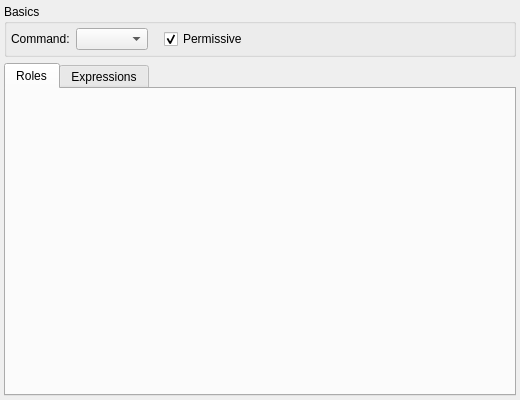
<?xml version="1.0" encoding="UTF-8"?>
<ui version="4.0">
 <class>PolicyWidget</class>
 <widget class="QWidget" name="PolicyWidget">
  <property name="geometry">
   <rect>
    <x>0</x>
    <y>0</y>
    <width>520</width>
    <height>400</height>
   </rect>
  </property>
  <property name="minimumSize">
   <size>
    <width>520</width>
    <height>380</height>
   </size>
  </property>
  <property name="windowTitle">
   <string/>
  </property>
  <layout class="QGridLayout" name="policy_grid">
   <property name="leftMargin">
    <number>4</number>
   </property>
   <property name="topMargin">
    <number>4</number>
   </property>
   <property name="rightMargin">
    <number>4</number>
   </property>
   <property name="bottomMargin">
    <number>4</number>
   </property>
   <item row="0" column="0">
    <widget class="QGroupBox" name="groupBox_2">
     <property name="title">
      <string>Basics</string>
     </property>
     <layout class="QGridLayout" name="gridLayout">
      <property name="leftMargin">
       <number>4</number>
      </property>
      <property name="topMargin">
       <number>4</number>
      </property>
      <property name="rightMargin">
       <number>4</number>
      </property>
      <property name="bottomMargin">
       <number>4</number>
      </property>
      <item row="0" column="0">
       <widget class="QLabel" name="command_lbl">
        <property name="text">
         <string>Command:</string>
        </property>
       </widget>
      </item>
      <item row="0" column="3">
       <widget class="QCheckBox" name="permissive_chk">
        <property name="text">
         <string>Permissive</string>
        </property>
        <property name="checked">
         <bool>true</bool>
        </property>
       </widget>
      </item>
      <item row="0" column="1">
       <widget class="QComboBox" name="command_cmb"/>
      </item>
      <item row="0" column="4">
       <spacer name="horizontalSpacer">
        <property name="orientation">
         <enum>Qt::Horizontal</enum>
        </property>
        <property name="sizeHint" stdset="0">
         <size>
          <width>200</width>
          <height>20</height>
         </size>
        </property>
       </spacer>
      </item>
      <item row="0" column="2">
       <spacer name="horizontalSpacer_2">
        <property name="orientation">
         <enum>Qt::Horizontal</enum>
        </property>
        <property name="sizeType">
         <enum>QSizePolicy::Fixed</enum>
        </property>
        <property name="sizeHint" stdset="0">
         <size>
          <width>10</width>
          <height>20</height>
         </size>
        </property>
       </spacer>
      </item>
     </layout>
    </widget>
   </item>
   <item row="1" column="0">
    <widget class="QTabWidget" name="attribs_tbw">
     <property name="currentIndex">
      <number>0</number>
     </property>
     <widget class="QWidget" name="tab_2">
      <attribute name="title">
       <string>Roles</string>
      </attribute>
     </widget>
     <widget class="QWidget" name="tab">
      <attribute name="title">
       <string>Expressions</string>
      </attribute>
      <layout class="QVBoxLayout" name="verticalLayout">
       <property name="leftMargin">
        <number>4</number>
       </property>
       <property name="topMargin">
        <number>4</number>
       </property>
       <property name="rightMargin">
        <number>4</number>
       </property>
       <property name="bottomMargin">
        <number>4</number>
       </property>
       <item>
        <widget class="QLabel" name="label_2">
         <property name="text">
          <string>USING:</string>
         </property>
        </widget>
       </item>
       <item>
        <widget class="QWidget" name="using_wgt" native="true">
         <property name="sizePolicy">
          <sizepolicy hsizetype="Preferred" vsizetype="Expanding">
           <horstretch>0</horstretch>
           <verstretch>0</verstretch>
          </sizepolicy>
         </property>
        </widget>
       </item>
       <item>
        <widget class="QLabel" name="label_3">
         <property name="text">
          <string>CHECK:</string>
         </property>
        </widget>
       </item>
       <item>
        <widget class="QWidget" name="check_wgt" native="true">
         <property name="sizePolicy">
          <sizepolicy hsizetype="Preferred" vsizetype="Expanding">
           <horstretch>0</horstretch>
           <verstretch>0</verstretch>
          </sizepolicy>
         </property>
        </widget>
       </item>
      </layout>
     </widget>
    </widget>
   </item>
  </layout>
 </widget>
 <resources/>
 <connections/>
</ui>
